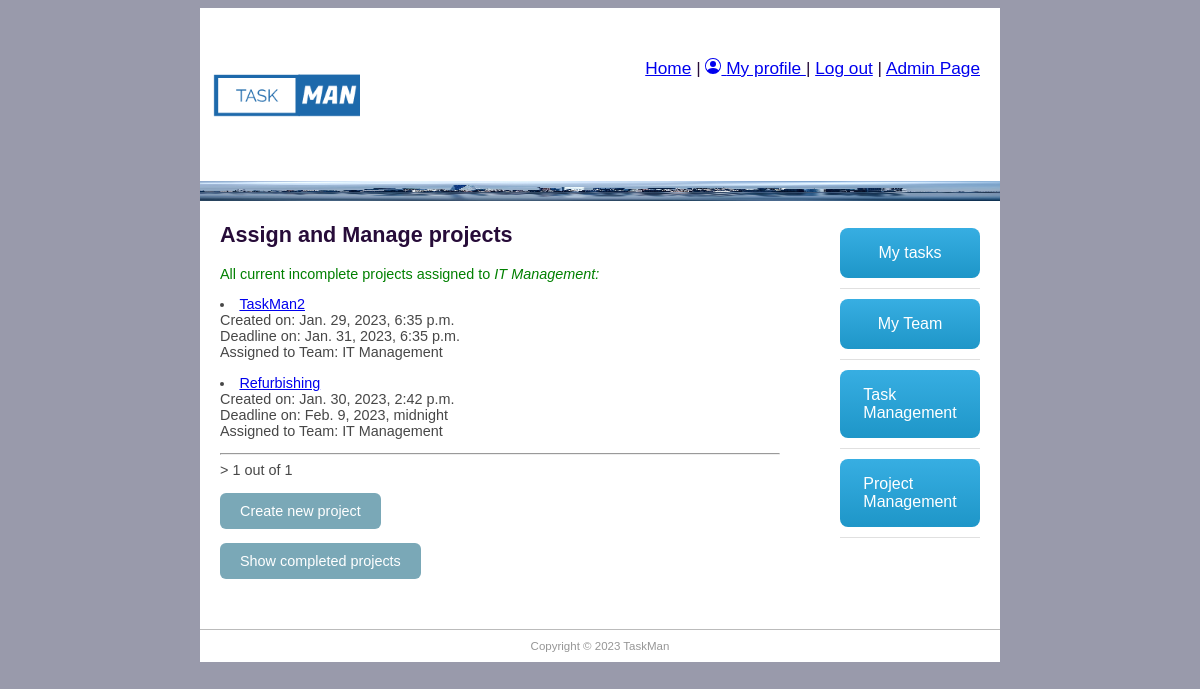
The app's page /taskman/projects/ (signed in), older data.
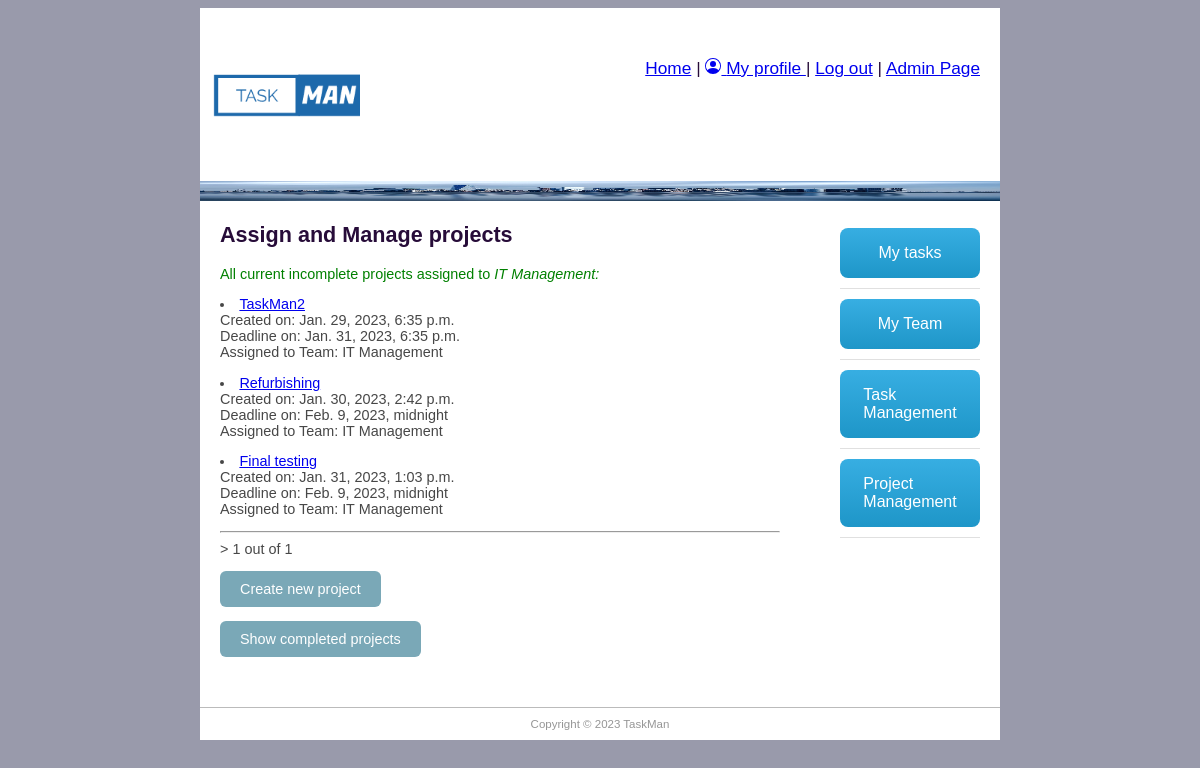
The same page, newer data.
### taskman/models.py (models this page shows, shortened)
class Project(models.Model):
    title = models.CharField('Project title', max_length=100, help_text='Enter project title')
    description = models.TextField('Description', max_length=2000, help_text='Enter project description')
    group_id = models.ForeignKey(Group, help_text='Assign to a team', blank=True, on_delete=models.SET_NULL, null=True)
    employee_req = models.IntegerField('Number of employees expected', default=0)
    enddate = models.DateTimeField('Requested finish date', null=True, blank=True)
    created_on = models.DateTimeField(editable=False, auto_now_add=True)
    updated_on = models.DateTimeField(editable=False, auto_now_add=True)
    completed_on = models.BooleanField('Completed', default=False)

### taskman/views.py (the view)
# urls.py: path('projects/', views.ProjectListView.as_view(), name='all_projects'),
class ProjectListView(LoginRequiredMixin, generic.ListView):
    model = Project
    paginate_by = 5
    template_name = 'project_list.html'
    def get_queryset(self):
        current_employee = Employee.objects.get(user=self.request.user)
        task_list = Project.objects.filter(group_id__id=current_employee.group_id.id).filter(completed_on=False)
        return task_list
    def get_context_data(self, **kwargs):
        context = super().get_context_data(**kwargs)
        current_employee = Employee.objects.get(user=self.request.user)
        context['current_employee'] = current_employee
        return context

### taskman/templates/project_list.html (shortened to what this page needs)
{% extends "base.html" %}
{% block content %}
{% if current_employee.team_role.name == 'Manager' or current_employee.team_role.name == 'Team Lead'%}
<h1>Assign and Manage projects</h1>
<p style="color:green">All current incomplete projects assigned to <em>{{current_employee.group_id.name}}:</em> </p>
{% for project_obj in project_list %}
<li> <a href="{{project_obj.id}}">{{project_obj.title}}</a> <br> Created on: {{project_obj.created_on}} <br> Deadline on: {{project_obj.enddate}}
    <br> Assigned to Team: {{project_obj.group_id}}
</li>
{% endfor %}
<hr>
<div class="pagination"><span class="step-links">>
        <span class="current">
            {{ page_obj.number }} out of {{ page_obj.paginator.num_pages }}</span>
    </span></div>
{% if current_employee.team_role.name == 'Manager' %}
<a class="button-cool" href="{% url 'project-new' %}">Create new project</a>
{% endif %}
<a class="button-cool" href="{% url 'all_projects_c' %}">Show completed projects</a>
{%else%}
<h3>You do not have permission to view this page</h3>
{%endif%}
{% endblock %}

Row changes from the older to the newer data that the page shows:
added Project: title "Final testing", created_on "Jan. 31, 2023, 1:03 p.m.", enddate "Feb. 9, 2023, midnight", group_id "IT Management"
